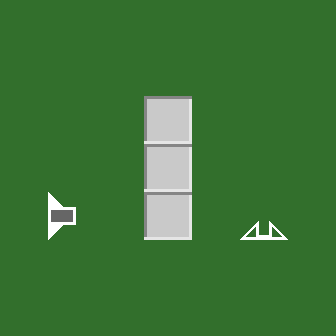

Tiled map render using the project's own tile images. Description and the whole map definition, tile-layer contents included, below:
An orthogonal 7x7 tile map with 48x48 px tiles, 2 tile layers (Colors, Tiles), 2 tilesets.

<map version="1.0" orientation="orthogonal" renderorder="right-down" width="7" height="7" tilewidth="48" tileheight="48">
 <properties>
  <property name="availableTiles" value="1, 1, 2" />
 </properties>
 <tileset firstgid="1" source="tiles.tsx" />
 <tileset firstgid="81" source="tiles.tsx" />
 <layer name="Colors" width="7" height="7">
  <data encoding="csv">
41,41,41,41,41,41,41,
41,41,41,41,41,41,41,
41,41,41,41,41,41,41,
41,41,41,41,41,41,41,
41,41,41,41,41,41,41,
41,41,41,41,41,41,41,
41,41,41,41,41,41,41
</data>
 </layer>
 <layer name="Tiles" width="7" height="7">
  <data encoding="csv">
1,1,1,1,1,1,1,
1,1,1,1,1,1,1,
1,1,1,4,1,1,1,
1,1,1,4,1,1,1,
1,6,1,4,1,9,1,
1,1,1,1,1,1,1,
1,1,1,1,1,1,1
</data>
 </layer>
</map>
